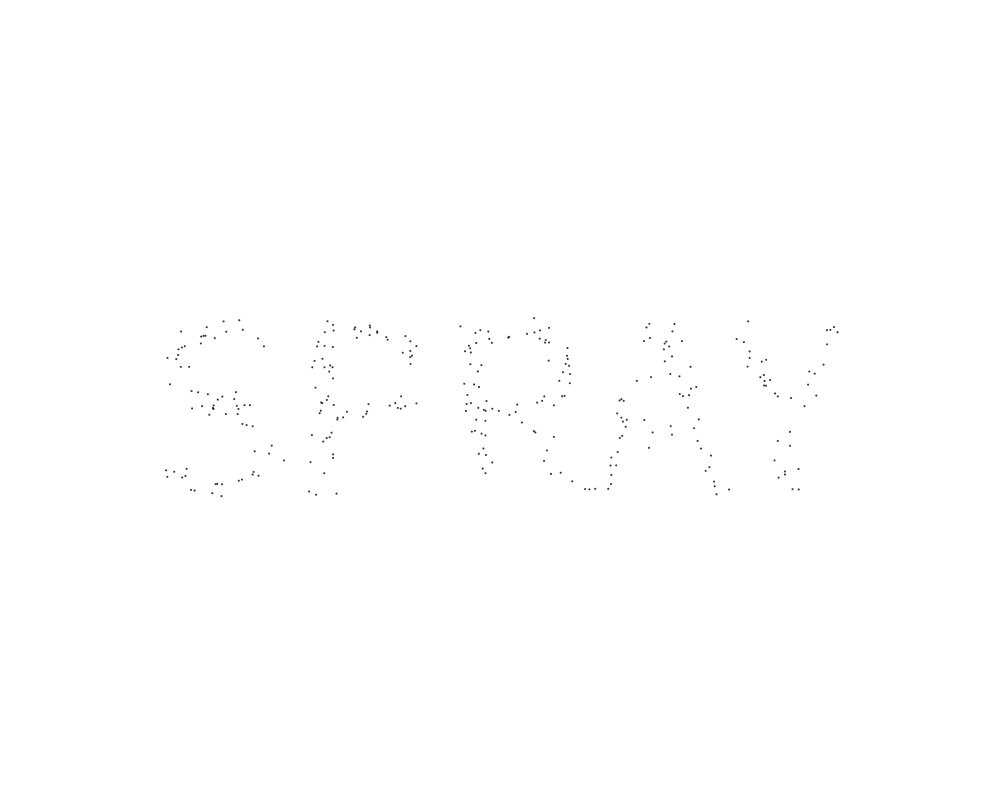
Frame 1 (no input)
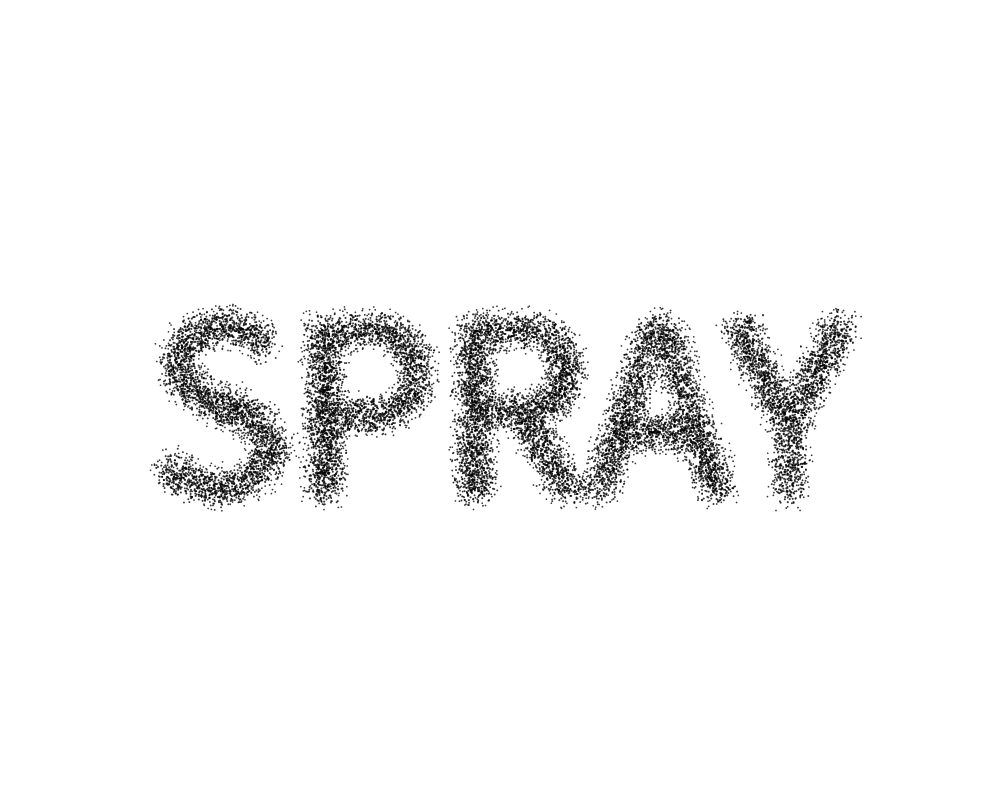
Frame 60 (the mouse pressed at the canvas centre just before this capture)
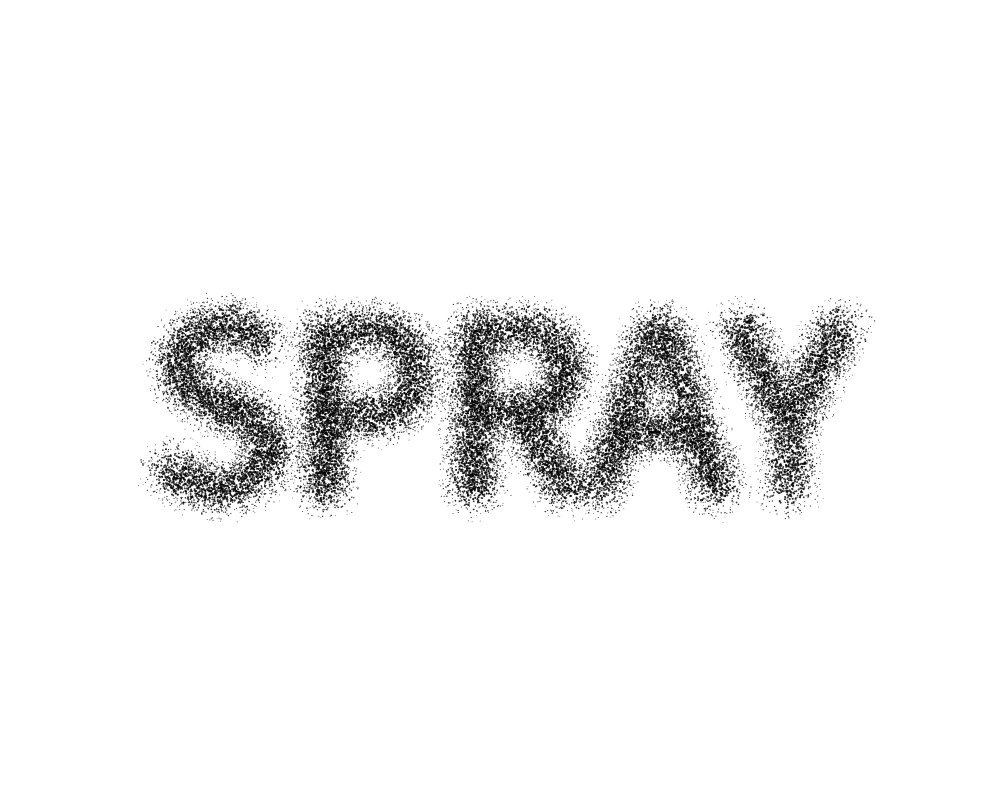
Frame 120 (the mouse held since frame 60 and released just before this capture)

The Processing sketch that drew these frames (run headless with seeded random() and noise(); from frame 60 on, the mouse is pressed at the canvas centre):

// Processing sketch: Sketch_16
// ── Sketch_16.pde
PGraphics pg;
int nHor, nVer;
float gridSpacingHor, gridSpacingVer;
float r, r_;

void setup() 
{
  size(1000, 800);
  frameRate(30);
  background(255);

  pg = createGraphics(width, height);
  pg.beginDraw();
  pg.textSize(width/3.8);
  pg.textAlign(CENTER, CENTER);
  pg.fill(0);
  pg.text("SPRAY", pg.width/2, pg.height/2); 
  pg.endDraw();

  nHor = 180;
  nVer = 180;
  gridSpacingHor = float(width) / nHor;
  gridSpacingVer = float(height) / nVer;
  r = min(gridSpacingHor, gridSpacingVer);
}

void draw() 
{
  fill(255, 60);
  noStroke();

  for (int y=0; y<nVer; y++) 
  {
    for (int x=0; x<nHor; x++) 
    { 
      float e_x = x * gridSpacingHor;
      float e_y = y * gridSpacingVer;

      color c = pg.get(int(e_x), int(e_y));

      boolean textDrawn = (c == color(0));

      if (textDrawn == true)
      {
        fill(0, 200);
        r_ = r/2.5 * cos(frameCount * 0.01);
        pushMatrix();
        translate(e_x, e_y);
        rotate(random(360));
        if (random(1) < 0.2) ellipse(30 * sin(frameCount * 0.01), random(-10, 10), r_ * 1.2, r_ * 1.2);
         noFill();
   popMatrix();
      }
    }
  }
}
